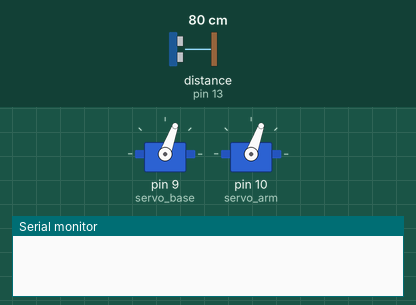
A sketch run on a simulated Arduino Uno, built with avr-gcc and run on an emulated ATmega328P. Shown: 2 × servo, the last lines printed to the serial monitor. The test bench sets the inputs (shaded band); at power-on: distance to the obstacle (sensor on pin 13) 80 cm. The echo pulse lasts 58.3 µs per cm; random numbers use the default seed unless the sketch sets one.

Above: at 2.6 s.
At 9.7 s:
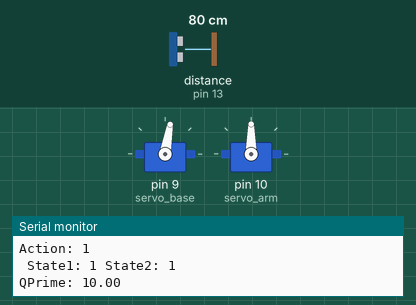
9.8 s: distance to the obstacle (sensor on pin 13) set to 120 cm
12.0 s: distance to the obstacle (sensor on pin 13) set to 67 cm
15.0 s: distance to the obstacle (sensor on pin 13) set to 2 cm
At 23.7 s:
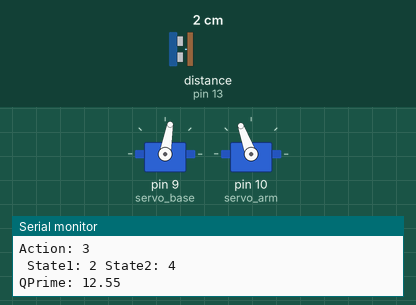
Timing chart, 0 to 29.0 s (numbered marks = the images above; inputs shaded):
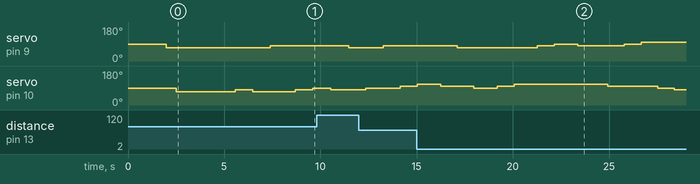

The sketch:

Final_Code.ino
```cpp
//including libraries for servo and the ultrasonic sensor
#include <hcsr04.h>
#include <Servo.h>


//Defining the attachment points for the sensor and actuator
int servo_base = 9;
int servo_arm = 10;
#define TRIG_PIN 12
#define ECHO_PIN 13

//Initializing the servos and the sensor
Servo baseServo;
Servo armServo;
HCSR04 hcsr04(TRIG_PIN, ECHO_PIN, 20, 4000);

//Defining the initial states and range of each servo angle
const int baseServoMin=70;
const int baseServoMax=110;
const int armServoMin=70;
const int armServoMax=110;
const int deltaArm=10;         //We move the arm servo in steps of 4
const int deltaBase=10;       //We move the base servo in steps of 10
const int NBase=5; //(baseServoMax-baseServoMin)/deltaBase+1
const int NArm=5; //(armServoMax-armServoMin)/deltaBase+1

//Delays to be added in various locations of the code
const int servoMotionTime=500; //This delay is introduced to give time for the servo to complete its motion and settle down.

// NBase, NArmhave to be found deciding the range of the sweep we need as well as the sweep step size.
int R[NBase][NArm][4]; // Initialize to zero for all I care. Doesn't matter. Reward stores the time averaged reqard for each action from each state.
float Q[NBase][NArm][4]; // Initiallize all states to 10 randomly. We might wanna go lower than that TBH. recheck this.  Q is in a manner of speaking the learned reward.
int state[2]={baseServoMin,armServoMin};  //This vector array always holds the correct state of the system in terms of angles of tboth motors.
int index[2]={0,0};             //This stores the states {baseServo angle, } in consecutive integers with 0 for min and n for highest state.
int indexPrime[2];          //This stores the next state we will reach if we were to perfome the chosen action. It is used to find the look ahead term

//Distance measurement. See if we can switch to float
float prevDist=0; //The range finder reading in the previous step.
float r; //This stores the distance change after performing the action (in mm).
int Scaling_factor=1; //A constant to make the reward matrix.

//Action state
int a; // a=0,1,2,3 for base++, Arm++, Arm--, Base-- (Where base ++ means adding a deltaBase angle to the base servo position)

//Takes average of the measured ultrasonic reading over a 50ms interval.
float getAvgR(){
  float AvgR=0;
  for (int i=1;i<6;i++){
    delay(10);
    AvgR=AvgR+(float(hcsr04.distanceInMillimeters())-AvgR)/i;
  }
  return AvgR;
}

//Suppose we were to perform an action we need to update the states, index as well as move the servos itself. So the below function takes the given state and updates both the state array and index array. It also instructs the arm to move by a certain angle.

void doAction(int action)  //Take an action among the 4 listed above
{
  if(action==0 && state[0]<baseServoMax)
  {
  baseServo.write(baseServo.read()+deltaBase);
  delay(servoMotionTime);             //This delay is introduced to give time for the servo to complete its motion and settle down.
  state[0]=state[0]+deltaBase;
  index[0]++;
  }

  else if(action==1 && state[1]<armServoMax)
  {
  armServo.write(armServo.read()+deltaArm);
  delay(servoMotionTime);             //This delay is introduced to give time for the servo to complete its motion and settle down.
  state[1]=state[1]+deltaArm;
  index[1]++;
  }

  else if(action==2 && state[1]>armServoMin)
  {
  armServo.write(armServo.read()-deltaArm);
  delay(servoMotionTime);             //This delay is introduced to give time for the servo to complete its motion and settle down.
  state[1]=state[1]-deltaArm;
  index[1]--;
  }

  else if(action==3 && state[0]>baseServoMin)
  {
  baseServo.write(baseServo.read()-deltaBase);
  delay(servoMotionTime);             //This delay is introduced to give time for the servo to complete its motion and settle down.
  state[0]=state[0]-deltaBase;
  index[0]--;
  }
  else
  {
  Q[index[0]][index[1]][action]=-1;  //This will only get implemented if the servo is at the limits and action being performed drives it outside the limits.
                  //We set the Q for these limit actions -1 so that they don't come again in Qmax at any point.
  }
}

//Creating the probability of performing a random action.
float epsilon=100; //This is the value which decreses with time and reduces the possibility of a random action being performed and insteads chooses the argmaxQ action.
float tau=150; //This gives the number of loop cycles we have been through so far.

//This function gives use the action=argmaxQ with a probability of (1-epsilon) and a random action with probability epsilon.
int getAction()
{
  int action;         //Variable that is finally return to the function.
  float val_max=-10000;   //This is used to store the Qmax we obtain over the various actions. It is initialized to a large negative number.
  int a_max;        //This is the argmax(Q) over all actions.

  float randVal = float(random(0,101));

  //With a probability of (1-epsilon) we will have this if condition to be true. and epsilon decays with time from 1.
  if (randVal>epsilon)  //epsilon is 100 at t=0 and decays exponentially. Likelihood of this case happening increases with time.
  {
    for(int i=0;i<4;i++)
    {
      if(Q[index[0]][index[1]][i]>val_max)
      {
        val_max=Q[index[0]][index[1]][i];
        a_max = i;
      }
    }
    action=a_max;
  }
  //With a probability of (epsilon) we will have this else condition to be true.
  else
  {
    action = int(random(0,4));
  }
  return action;
}

//This function gets the maximum Q of the next possible steps
float getQPrime(int action)
{
  float QPrimeMax=-2000;        //Variable that is finally return to the function.

  int a_max;        //This is the argmax(Q) over all actions.
  indexPrime[0]=index[0];
  indexPrime[1]=index[1];

  if(action==0 && state[0]<baseServoMax){
  indexPrime[0]=index[0]+1;
  }

  if(action==1 && state[1]<armServoMax){
  indexPrime[1]=index[1]+1;
  }

  if(action==2 && state[1]>armServoMin){
  indexPrime[1]=index[1]-1;
  }

  if(action==3 && state[0]>baseServoMin){
  indexPrime[0]=index[0]-1;
  }


  if ((indexPrime[0]==index[0]&&indexPrime[1]==index[1])==0)
  {
  for(int i=0;i<4;i++)
    {
      if(Q[indexPrime[0]][indexPrime[1]][i]>QPrimeMax)
      {
        QPrimeMax=Q[indexPrime[0]][indexPrime[1]][i];
        a_max = i;
      }
    }
  }
  else
  {
    QPrimeMax= -2500;
  }
  return QPrimeMax;
}

void setup() {
  Serial.begin(9600);
  baseServo.attach(servo_base);
  armServo.attach(servo_arm);

  delay(2000);//Remove later
  //Start by placing the arm furthest from the ground or some thing like that
  baseServo.write(baseServoMin);
  delay(500);
  armServo.write(armServoMin);

  delay(3000); //This gives some time for the ultrasonic readings to stabilize.

   //Initialising Q and R
    for (int i=0;i<NBase;i++){
    for (int j=0;j<NArm;j++){
      for (int k=0;k<4;k++){
         Q[i][j][k]=10;    // Optimistic initialization of Q.
         R[i][j][k]=0;
      }
    }
  }
}

//Keeps a count of how many cycles have gone past.
float cycle = 0;
const float alphaR=0.8;
const float alphaQ=0.2;
const float gamma=0.75;
int prevIndex[2];

void loop() {
cycle++;
epsilon = 100*(exp(-cycle/tau));     //epsilon=100(e^(-t/tau)) is 100 at t=0 and decreases with time to zero at t=inf
a=getAction();
Serial.print("Action: "); Serial.println(a);
Serial.print(" State1: ");Serial.print(index[0]);Serial.print(" State2: ");Serial.println(index[1]);
float QPrime=getQPrime(a);
Serial.print("QPrime: "); Serial.println(QPrime);
prevDist=getAvgR();
prevIndex[0]=index[0];
prevIndex[1]=index[1];
doAction(a);
delay(200);
//Calculation of reward and update of reward matrix
r=Scaling_factor*(prevDist-getAvgR());      //Since our sensor is forward facing the difference will be negative for moving forward.
R[prevIndex[0]][prevIndex[1]][a]=(1-alphaR)*R[prevIndex[0]][prevIndex[1]][a]+alphaR*r;
Serial.print("R(k) "); Serial.println(R[prevIndex[0]][prevIndex[1]][a]);

//Calculation of q and update of Q matrix
float q=R[prevIndex[0]][prevIndex[1]][a]+gamma*QPrime;
Q[prevIndex[0]][prevIndex[1]][a]=(1-alphaQ)*Q[prevIndex[0]][prevIndex[1]][a]+alphaQ*q;
Serial.print("Q(k) "); Serial.println(Q[prevIndex[0]][prevIndex[1]][a]);
delay(50);
}
```
